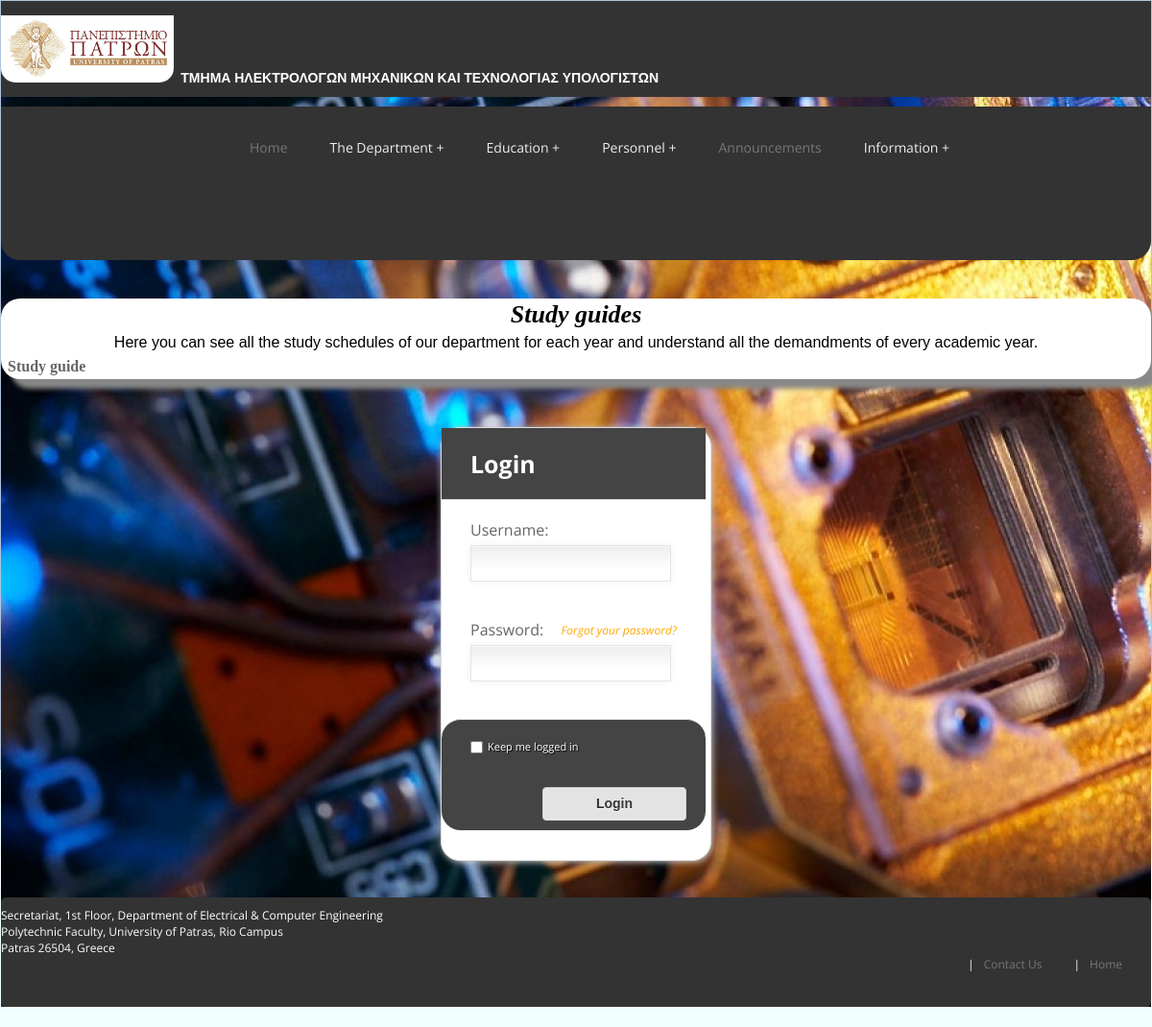
/study_schedule.php, run on an earlier commit of the app's database.
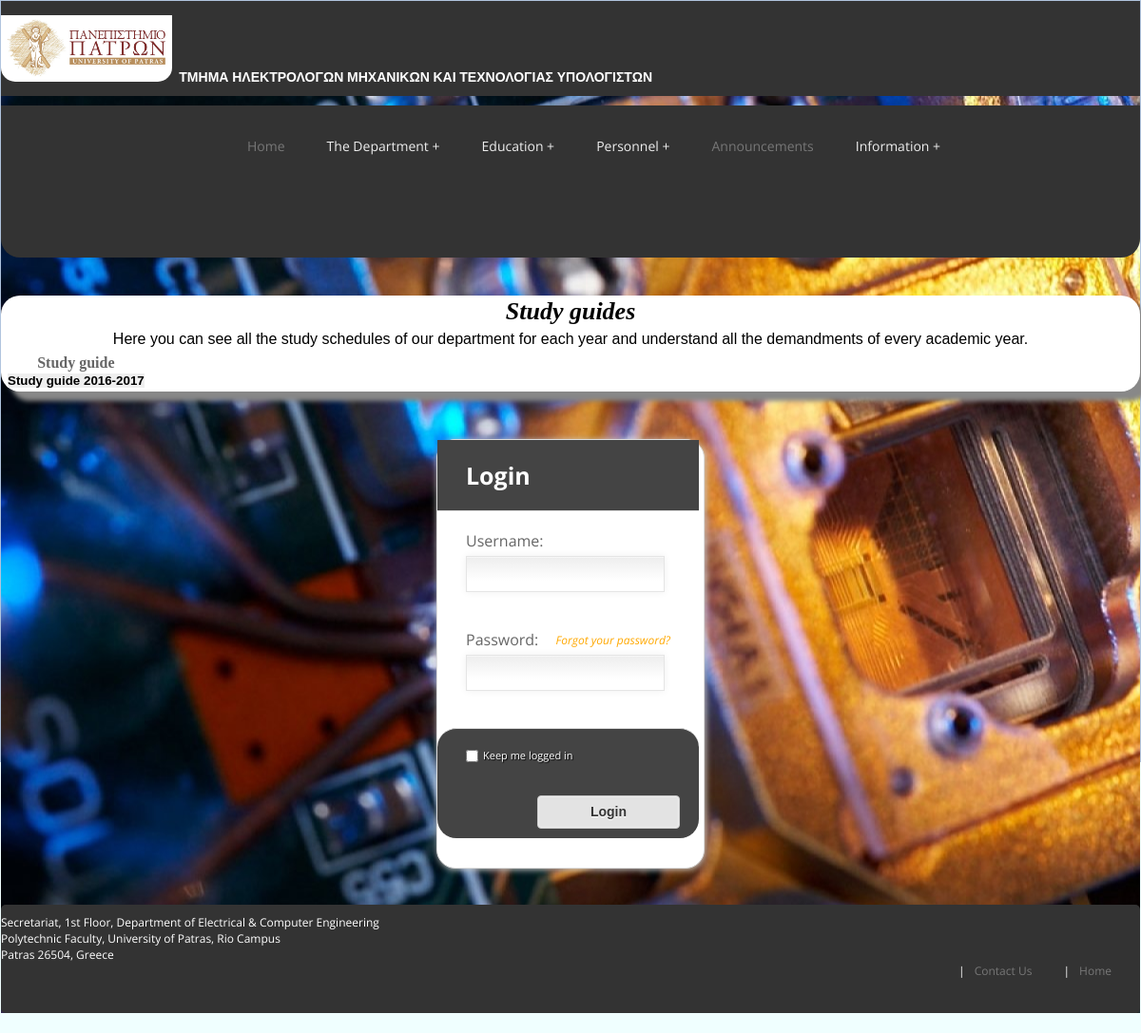
And on a later commit of the database.
### tables this page shows
CREATE TABLE `Study_Schedule` (
	`id` varchar(100) NOT NULL  ,
	`name` varchar(100) NOT NULL,
	PRIMARY KEY (`id`)
);

### study_schedule.php (the view, shortened to what this page needs)
<?php
$alert="";
$conn = new mysqli('localhost', 'root', '', 'mydepartment');
$sql = "SELECT id,name FROM study_schedule ORDER BY id ASC";
$result = $conn->query($sql);
$list="";
while($study_guide = $result->fetch_assoc()){
  $list.="
  <tr>
    <td><form action=\"study_schedule_show.php\" method=\"POST\"><button type=\"submit\" name=\"study_schedule_id\" value=".$study_guide['id']."><strong>".$study_guide['name']."</strong></button></form></td>";
  $list.="</tr>";
}
if(isset($_SESSION['secretariat'])){
  $edit="<h3>If you want to add new study guide press here:</h3>
  <a href=\"add_study_schedule.php\"><button type=button class=\"add_new_button\">&#9546;Add New</button></a>
  <br> <br>";
  $delete="<th>Delete</th>";
}
else{
  $edit="";
  $delete="";
}
$content="<div class=\"col-md-9\"><div id=\"content\">
  <h1>Study guides</h1>".$alert."
  <p>Here you can see all the study schedules of our department for each year and understand all the demandments of
  every academic year.
  </p>
  ".$edit."
  <table class=\"table table-bordered table-hover\">
  <thead>
    <tr>
      <th>Study guide</th>
      ".$delete."
    </tr>
  </thead>
  <tbody>".$list."</tbody>
</table>
  </div></div>
  <div class=\"col-md-3\"><div id=\"side_bar\"></div></div>";
  include 'WebPageTemplate.php';
?>

What changed in the data, as far as the page shows it:
added study_schedule: $study_guide['id'] 1 (drawn), name "Study guide 2016-2017"
